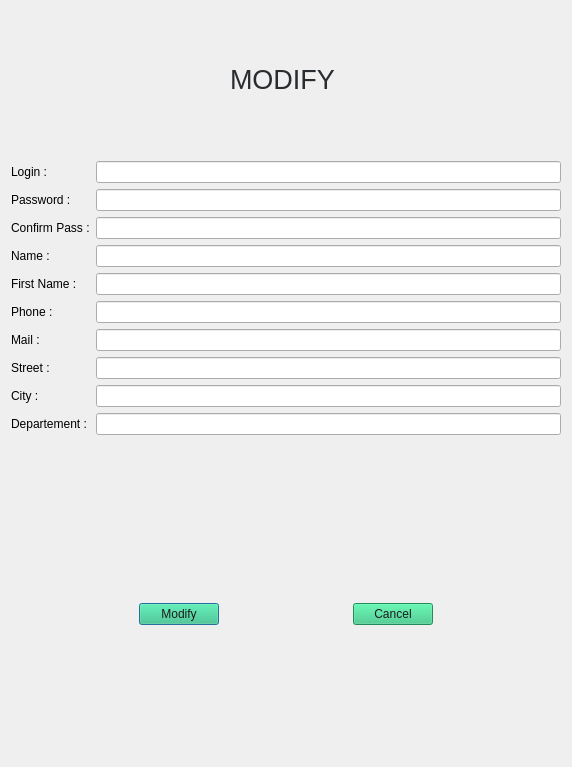
<?xml version="1.0" encoding="UTF-8"?>
<ui version="4.0">
 <class>DialogModify</class>
 <widget class="QDialog" name="DialogModify">
  <property name="geometry">
   <rect>
    <x>0</x>
    <y>0</y>
    <width>572</width>
    <height>767</height>
   </rect>
  </property>
  <property name="windowTitle">
   <string>DialogModify</string>
  </property>
  <property name="styleSheet">
   <string notr="true"/>
  </property>
  <layout class="QVBoxLayout" name="verticalLayout_2">
   <item>
    <layout class="QVBoxLayout" name="verticalLayout">
     <item>
      <spacer name="verticalSpacer_4">
       <property name="orientation">
        <enum>Qt::Vertical</enum>
       </property>
       <property name="sizeHint" stdset="0">
        <size>
         <width>20</width>
         <height>53</height>
        </size>
       </property>
      </spacer>
     </item>
     <item>
      <layout class="QHBoxLayout" name="horizontalLayout_4">
       <item>
        <spacer name="horizontalSpacer_9">
         <property name="orientation">
          <enum>Qt::Horizontal</enum>
         </property>
         <property name="sizeHint" stdset="0">
          <size>
           <width>40</width>
           <height>20</height>
          </size>
         </property>
        </spacer>
       </item>
       <item>
        <widget class="QLabel" name="labelModify">
         <property name="font">
          <font>
           <pointsize>20</pointsize>
          </font>
         </property>
         <property name="toolTip">
          <string/>
         </property>
         <property name="styleSheet">
          <string notr="true">color: rgb(41, 45, 48);</string>
         </property>
         <property name="text">
          <string>MODIFY </string>
         </property>
        </widget>
       </item>
       <item>
        <spacer name="horizontalSpacer_8">
         <property name="orientation">
          <enum>Qt::Horizontal</enum>
         </property>
         <property name="sizeHint" stdset="0">
          <size>
           <width>40</width>
           <height>20</height>
          </size>
         </property>
        </spacer>
       </item>
      </layout>
     </item>
     <item>
      <spacer name="verticalSpacer">
       <property name="orientation">
        <enum>Qt::Vertical</enum>
       </property>
       <property name="sizeHint" stdset="0">
        <size>
         <width>20</width>
         <height>60</height>
        </size>
       </property>
      </spacer>
     </item>
    </layout>
   </item>
   <item>
    <layout class="QFormLayout" name="formLayout_2">
     <item row="0" column="0">
      <widget class="QLabel" name="label_18">
       <property name="text">
        <string>Login :</string>
       </property>
      </widget>
     </item>
     <item row="0" column="1">
      <widget class="QLineEdit" name="lineEditLoginModifyAdmin"/>
     </item>
     <item row="1" column="0">
      <widget class="QLabel" name="label_14">
       <property name="text">
        <string>Password :</string>
       </property>
      </widget>
     </item>
     <item row="1" column="1">
      <widget class="QLineEdit" name="lineEditPassModifyAdmin">
       <property name="echoMode">
        <enum>QLineEdit::Password</enum>
       </property>
      </widget>
     </item>
     <item row="2" column="0">
      <widget class="QLabel" name="label_19">
       <property name="text">
        <string>Confirm Pass :</string>
       </property>
      </widget>
     </item>
     <item row="2" column="1">
      <widget class="QLineEdit" name="lineEditConfirmPassModifyAdmin">
       <property name="echoMode">
        <enum>QLineEdit::Password</enum>
       </property>
      </widget>
     </item>
     <item row="3" column="0">
      <widget class="QLabel" name="label_11">
       <property name="text">
        <string>Name :</string>
       </property>
      </widget>
     </item>
     <item row="3" column="1">
      <widget class="QLineEdit" name="lineEditNameModifyAdmin"/>
     </item>
     <item row="4" column="0">
      <widget class="QLabel" name="label_16">
       <property name="text">
        <string>First Name : </string>
       </property>
      </widget>
     </item>
     <item row="4" column="1">
      <widget class="QLineEdit" name="lineEditFNameModifyAdmin"/>
     </item>
     <item row="5" column="0">
      <widget class="QLabel" name="label_15">
       <property name="text">
        <string>Phone :</string>
       </property>
      </widget>
     </item>
     <item row="5" column="1">
      <widget class="QLineEdit" name="lineEditPhoneModifyAdmin"/>
     </item>
     <item row="6" column="0">
      <widget class="QLabel" name="label_20">
       <property name="text">
        <string>Mail :</string>
       </property>
      </widget>
     </item>
     <item row="6" column="1">
      <widget class="QLineEdit" name="lineEditMailModifyAdmin"/>
     </item>
     <item row="7" column="0">
      <widget class="QLabel" name="label_17">
       <property name="text">
        <string>Street :</string>
       </property>
      </widget>
     </item>
     <item row="7" column="1">
      <widget class="QLineEdit" name="lineEditStreetModifyAdmin"/>
     </item>
     <item row="8" column="0">
      <widget class="QLabel" name="label_12">
       <property name="text">
        <string>City :</string>
       </property>
      </widget>
     </item>
     <item row="8" column="1">
      <widget class="QLineEdit" name="lineEditCityModifyAdmin"/>
     </item>
     <item row="9" column="0">
      <widget class="QLabel" name="label_13">
       <property name="text">
        <string>Departement :</string>
       </property>
      </widget>
     </item>
     <item row="9" column="1">
      <widget class="QLineEdit" name="lineEditDepartementModifyAdmin"/>
     </item>
    </layout>
   </item>
   <item>
    <layout class="QHBoxLayout" name="horizontalLayout_5">
     <item>
      <spacer name="horizontalSpacer_11">
       <property name="orientation">
        <enum>Qt::Horizontal</enum>
       </property>
       <property name="sizeHint" stdset="0">
        <size>
         <width>40</width>
         <height>20</height>
        </size>
       </property>
      </spacer>
     </item>
     <item>
      <widget class="QLabel" name="labelErrorModify">
       <property name="font">
        <font>
         <pointsize>16</pointsize>
         <bold>true</bold>
        </font>
       </property>
       <property name="styleSheet">
        <string notr="true">color: rgb(255, 0, 0);</string>
       </property>
       <property name="text">
        <string/>
       </property>
      </widget>
     </item>
     <item>
      <spacer name="horizontalSpacer_10">
       <property name="orientation">
        <enum>Qt::Horizontal</enum>
       </property>
       <property name="sizeHint" stdset="0">
        <size>
         <width>40</width>
         <height>20</height>
        </size>
       </property>
      </spacer>
     </item>
    </layout>
   </item>
   <item>
    <spacer name="verticalSpacer_2">
     <property name="orientation">
      <enum>Qt::Vertical</enum>
     </property>
     <property name="sizeHint" stdset="0">
      <size>
       <width>20</width>
       <height>90</height>
      </size>
     </property>
    </spacer>
   </item>
   <item>
    <layout class="QHBoxLayout" name="horizontalLayout_6">
     <item>
      <spacer name="horizontalSpacer_14">
       <property name="orientation">
        <enum>Qt::Horizontal</enum>
       </property>
       <property name="sizeHint" stdset="0">
        <size>
         <width>40</width>
         <height>20</height>
        </size>
       </property>
      </spacer>
     </item>
     <item>
      <widget class="QPushButton" name="pushButtonModifyAdministrator">
       <property name="styleSheet">
        <string notr="true">background-color: rgb(46, 194, 126);
color: rgb(27, 27, 29);</string>
       </property>
       <property name="text">
        <string>Modify</string>
       </property>
      </widget>
     </item>
     <item>
      <spacer name="horizontalSpacer_13">
       <property name="orientation">
        <enum>Qt::Horizontal</enum>
       </property>
       <property name="sizeHint" stdset="0">
        <size>
         <width>40</width>
         <height>20</height>
        </size>
       </property>
      </spacer>
     </item>
     <item>
      <widget class="QPushButton" name="pushButtonCancelModifyAdministrator">
       <property name="styleSheet">
        <string notr="true">background-color: rgb(46, 194, 126);
color: rgb(27, 27, 29);</string>
       </property>
       <property name="text">
        <string>Cancel</string>
       </property>
      </widget>
     </item>
     <item>
      <spacer name="horizontalSpacer_12">
       <property name="orientation">
        <enum>Qt::Horizontal</enum>
       </property>
       <property name="sizeHint" stdset="0">
        <size>
         <width>40</width>
         <height>20</height>
        </size>
       </property>
      </spacer>
     </item>
    </layout>
   </item>
   <item>
    <spacer name="verticalSpacer_3">
     <property name="orientation">
      <enum>Qt::Vertical</enum>
     </property>
     <property name="sizeHint" stdset="0">
      <size>
       <width>20</width>
       <height>89</height>
      </size>
     </property>
    </spacer>
   </item>
  </layout>
 </widget>
 <resources/>
 <connections/>
</ui>
